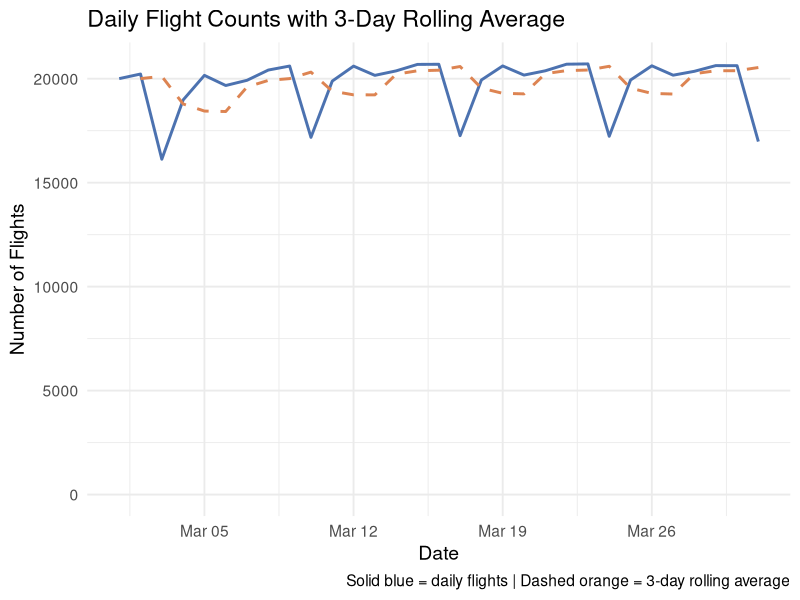

Recreate this plot in R.
## ---- chunk 1
library(tidyverse)
q7 <- read_csv("data/Question 7 output.csv")
q7
## ---- chunk 2
q7 <- q7 %>%
  mutate(
    FlightDate = as.Date(FlightDate),
    avg_prev_3_days = na_if(avg_prev_3_days, "NULL"),
    avg_prev_3_days = as.numeric(avg_prev_3_days)
  )

q7 %>%
  ggplot(aes(x = FlightDate)) +
  geom_line(aes(y = flight_count), color = "#4C72B0", linewidth = 1) +
  geom_line(aes(y = avg_prev_3_days), color = "#DD8452", linewidth = 1, linetype = "dashed") +
  labs(
    title = "Daily Flight Counts with 3-Day Rolling Average",
    x = "Date",
    y = "Number of Flights",
    caption = "Solid blue = daily flights | Dashed orange = 3-day rolling average"
  ) +
  theme_minimal(base_size = 14)
